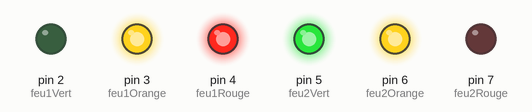
Simulated run of this sketch. Board: Arduino Uno, built with avr-gcc and run on an emulated ATmega328P. Parts: output pins drawn as LEDs (lit = HIGH).

Above: at 1.5 s.
At 8.5 s:
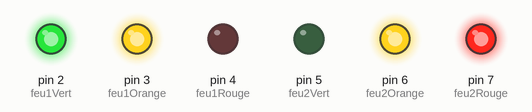
At 10.5 s:
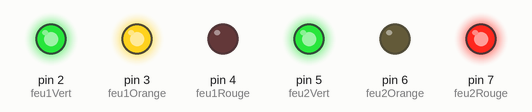
At 12.5 s:
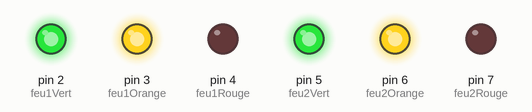
At 17.5 s:
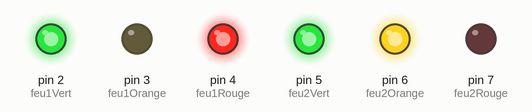
Timing chart, 0 to 18.2 s (numbered marks = the images above):
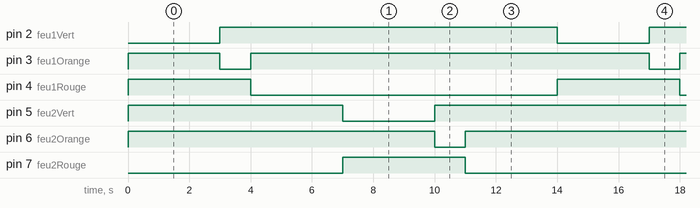

Measured:
- by itself, pin 2 (feu1Vert), pin 5 (feu2Vert): alternates HIGH for 11.0 s and LOW for 3.0 s
- by itself, pin 3 (feu1Orange), pin 6 (feu2Orange): alternates HIGH for 13.0 s and LOW for 1.0 s
- by itself, pin 4 (feu1Rouge), pin 7 (feu2Rouge): alternates HIGH for 4.0 s and LOW for 10.0 s

The sketch:

Gestion_Feu.ino
```cpp
const int feu1Vert = 2;
const int feu1Orange = 3;
const int feu1Rouge = 4;
const int feu2Vert = 5;
const int feu2Orange = 6;
const int feu2Rouge = 7;


void setup() {
  // put your setup code here, to run once:
  pinMode(feu1Vert, OUTPUT);
  pinMode(feu1Orange, OUTPUT);
  pinMode(feu1Rouge, OUTPUT);
  pinMode(feu2Vert, OUTPUT);
  pinMode(feu2Orange, OUTPUT);
  pinMode(feu2Rouge, OUTPUT);

  //init des leds
  digitalWrite(feu1Vert, LOW);
  digitalWrite(feu2Vert, HIGH);
  digitalWrite(feu1Orange, HIGH);
  digitalWrite(feu2Orange, HIGH);
  digitalWrite(feu1Rouge, HIGH);
  digitalWrite(feu2Rouge, LOW);
}

void loop() {
  // put your main code here, to run repeatedly:
  digitalWrite(feu1Rouge, HIGH);
  digitalWrite(feu1Vert, LOW);
  delay(3000);
  digitalWrite(feu1Vert, HIGH);
  digitalWrite(feu1Orange, LOW);
  delay(1000);
  digitalWrite(feu1Orange, HIGH);
  digitalWrite(feu1Rouge, LOW);
  delay(3000);

  digitalWrite(feu2Rouge, HIGH);
  digitalWrite(feu2Vert, LOW);
  delay(3000);
  digitalWrite(feu2Vert, HIGH);
  digitalWrite(feu2Orange, LOW);
  delay(1000);
  digitalWrite(feu2Orange, HIGH);
  digitalWrite(feu2Rouge, LOW);
  delay(3000);
}
```
